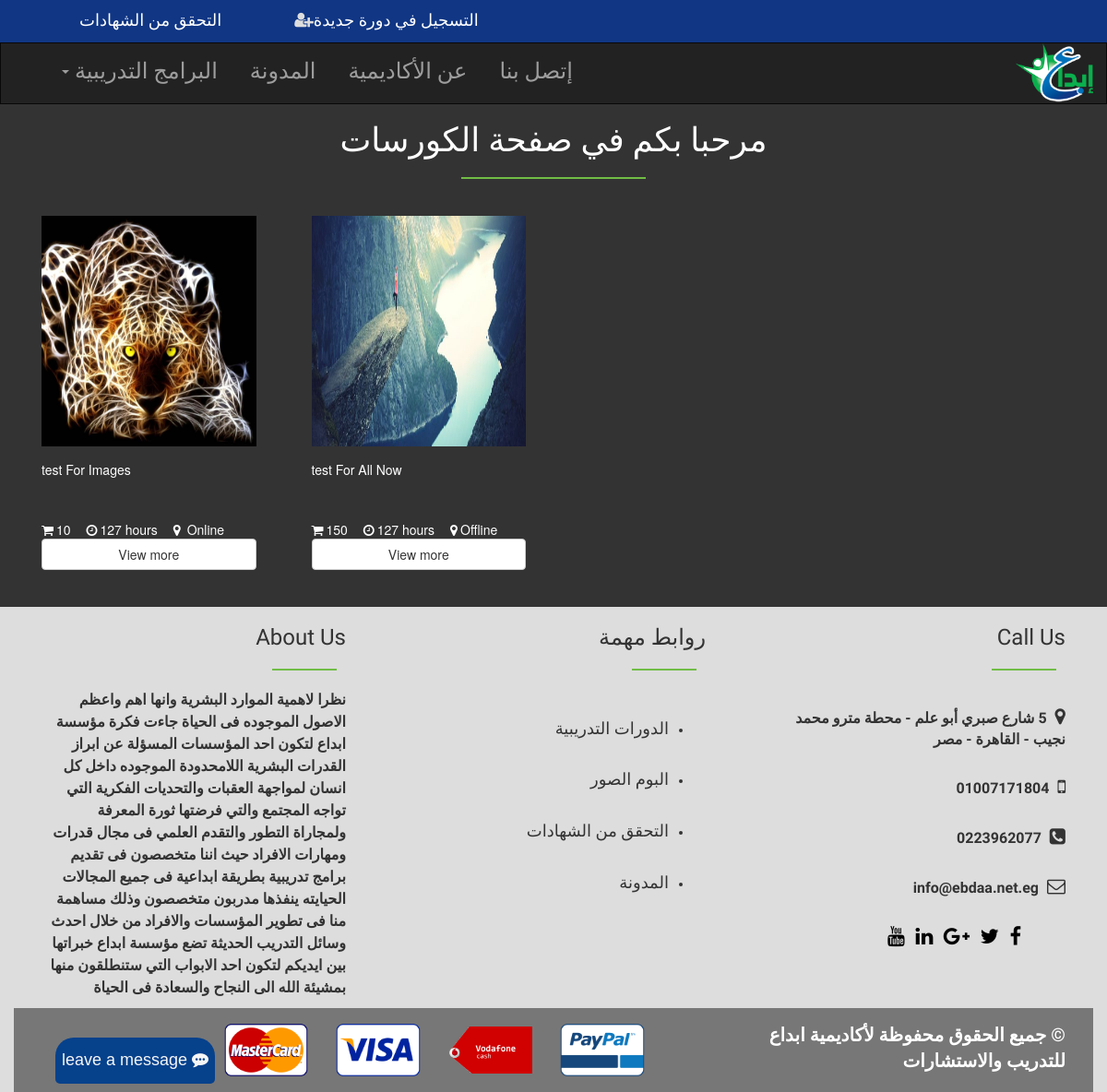
The page /hash.php on the database its author committed.
### tables this page shows
CREATE TABLE `courses` (
  `id` int(11) NOT NULL,
  `course_name` varchar(255) NOT NULL,
  `image` varchar(255) NOT NULL,
  `price` int(11) NOT NULL,
  `location` varchar(100) NOT NULL,
  `language` varchar(100) NOT NULL,
  `hours` int(11) NOT NULL,
  `intro` varchar(255) NOT NULL,
  `body_intro` text NOT NULL,
  `details` varchar(255) NOT NULL,
  `body_details` text NOT NULL,
  `certifications` varchar(100) NOT NULL,
  `certified` tinyint(1) NOT NULL,
  `lecturer` int(5) NOT NULL
);

### hash.php (the view, shortened to what this page needs)
<!DOCTYPE html>
<html>
<head>
	<link rel="stylesheet" href="https://maxcdn.bootstrapcdn.com/bootstrap/3.3.7/css/bootstrap.min.css">
	<link rel="stylesheet" href="https://cdnjs.cloudflare.com/ajax/libs/font-awesome/4.7.0/css/font-awesome.min.css">
	<link href="https://cdnjs.cloudflare.com/ajax/libs/slick-carousel/1.6.0/slick.min.css" rel="stylesheet" />
	<link href="https://cdnjs.cloudflare.com/ajax/libs/slick-carousel/1.6.0/slick-theme.min.css" rel="stylesheet" />
	<link href="dist/aos.css" rel="stylesheet">
	<link rel="stylesheet" href="owl/owl.carousel.css">
	<link rel="stylesheet" href="owl/owl.theme.css">
	<link rel="stylesheet" type="text/css" href="style.css">
</head>
<body>
	<section class="upper">
			<nav class="navbar">
				<div class="left col-lg-6 col-xs-12">
					<ul class="list-unstyled">
						<li><a href="certificate.php">التحقق من الشهادات</a></li>
						<li><a href="sign-up.php"><i class="fa fa-user-plus"></i>التسجيل في دورة جديدة </a></li>
					</ul>
				</div>
			</nav>
	</section>
	<section class="mainNav">
	<nav class="navbar navbar-inverse">
	  <div class="container">
	    <ul class="nav navbar-nav navbar-right">
	    	<li><a href="index.php" id="logo"><img src="images/logo.jpg" class="img img-responsive" style="height: 65px;"></a></li>
		</ul>
	    <div class="collapse navbar-collapse" id="app-nav">
	      <ul class="nav navbar-nav navbar-left">
	        <li class="dropdown">
	          <a href="#" class="dropdown-toggle" data-toggle="dropdown" role="button" aria-haspopup="true" aria-expanded="false">البرامج التدريبية <span class="caret"></span></a>
	            <?php
	            	include 'connect.php';
	            	$stmt2 = $con -> prepare("SELECT * FROM courses");
	            	$stmt2 -> execute();
	            	$rows = $stmt2 -> fetchAll();
	             ?>
	        </li>
	        <li><a href="http://localhost/wordpress/">المدونة</a></li>
	        <li><a href="about.php">عن الأكاديمية</a></li>
	        <li><a href="contact.php">إتصل بنا</a></li>
	      </ul>
	    </div>
	  </div>
	</nav>
	</section>
<section class="courses" style="margin-bottom: 0;">
<div class="container">
	<div class="row">
		<h1 class="text-center" style="color:#FFF;font-family:'Changa', sans-serif;">مرحبا بكم في صفحة الكورسات</h1><hr>
		<?php
			$stmt = $con -> prepare("SELECT * FROM courses");
			$stmt -> execute();
			$rows = $stmt -> fetchAll();
			foreach ($rows as $row ) {
			 ?>
			<div class="col-lg-3 col-md-4 col-xs-12" id="course">
				<div class="col-xs-12">
					<img src="Admin/courses/<?php echo $row['image'];?>" class="img img-responsive" style="height:250px;">
				</div>
				<div class="col-xs-12">
					<p><?php echo $row['course_name'] ?></p>
				</div>
				<div class="col-xs-12">
					<span><i class="fa fa-shopping-cart"></i><?php echo $row['price'] ?></span>
					<span><i class="fa fa-clock-o"></i><?php echo $row['hours'] ?> hours</span>
					<span><i class="fa fa-map-marker"></i><?php if ($row['location']== 1) {echo " Online" ;} else { echo "Offline";} ?></span>
				</div>
				<div class="col-xs-12">
					<?php
					echo "<a class='btn btn-default btn-block' href='courses/temp.php?course=".$row['course_name']."'>View more</a>";
					?>
				</div>
			</div>
			<?php } ?>
		</div>
	</div>
</section>
<section class="live">
	<div class="chat">
		<a href="#"><h4>leave a message <i class="fa fa-commenting"></i></h4></a>
	</div>
</section>
<footer>
	<div class="container">
		<div class="row">
			<div class="col-md-4 col-xs-12">
				<div class="col-xs-12" id="abou">
						<h3>About Us</h3><hr>
						<p>نظرا لاهمية الموارد البشرية وانها اهم واعظم الاصول الموجوده فى الحياة
جاءت فكرة مؤسسة ابداع لتكون احد المؤسسات المسؤلة عن ابراز القدرات البشرية اللامحدودة الموجوده داخل كل انسان
 لمواجهة العقبات والتحديات الفكرية التي تواجه المجتمع
والتي فرضتها ثورة المعرفة ولمجاراة التطور والتقدم العلمي فى مجال قدرات ومهارات الافراد
 حيث اننا متخصصون فى تقديم برامج تدريبية بطريقة ابداعية فى جميع المجالات الحيايته
 ينفذها مدربون متخصصون وذلك مساهمة منا فى تطوير المؤسسات والافراد
من خلال احدث وسائل التدريب الحديثة تضع مؤسسة ابداع
خبراتها بين ايديكم لتكون احد الابواب التي ستنطلقون منها بمشيئة الله الى النجاح والسعادة فى الحياة</p>
					</div>
			</div>
			<div class="col-md-4 col-xs-12">
				<div class="col-xs-12" id="import">
						<h3>روابط مهمة</h3><hr>
						<ul>
							<li><a href="hash.php">الدورات التدريبية</a></li>
							<li><a href="gallery.php">البوم الصور</a></li>
							<li><a href="certificate.php">التحقق من الشهادات</a></li>
							<li><a href="http://localhost/wordpress/">المدونة</a></li>
						</ul>
					</div>
			</div>
			<div class="col-md-4 col-xs-12">
				<div class="col-xs-12" id="call">
					<h3>Call Us</h3><hr>
					<p><i class="fa fa-map-marker"></i> 5 شارع صبري أبو علم - محطة مترو محمد نجيب - القاهرة - مصر</p>
					<p><i class="fa fa-mobile"></i> 01007171804</p>
					<p><i class="fa fa-phone-square"></i> 0223962077</p>
					<p><i class="fa fa-envelope-o"></i> info@ebdaa.net.eg</p>
					<ul class="list-unstyled" style="margin-top:25px;">
						<li><a href="https://www.facebook.com/cftcgroup/" target="_blank"><i class="fa fa-facebook"></i></a></li>
						<li><a href="https://twitter.com/ebdaa_eg" target="_blank"><i class="fa fa-twitter"></i></a></li>
						<li><a href="https://plus.google.com/112685390544569668499" target="_blank"><i class="fa fa-google-plus"></i></a></li>
						<li><a href="https://www.linkedin.com/in/%D9%85%D8%A4%D8%B3%D8%B3%D8%A9-%D8%A5%D8%A8%D8%AF%D8%A7%D8%B9-%D9%84%D9%84%D8%AA%D8%AF%D8%B1%D9%8A%D8%A8-%D9%88%D8%A7%D9%84%D8%A7%D8%B3%D8%AA%D8%B4%D8%A7%D8%B1%D8%A7%D8%AA-a02824148/?lipi=urn%3Ali%3Apage%3Ad_flagship3_feed%3BtHFR6hG4T6mkAu4%2FzGrxSw%3D%3D&licu=urn%3Ali%3Acontrol%3Ad_flagship3_feed-nav.settings_view_profile" target="_blank"><i class="fa fa-linkedin"></i></a></li>
						<li><a href="https://www.youtube.com/channel/UC5KKtWKUMtbsDqtYTuOmuAw" target="_blank"><i class="fa fa-youtube"></i></a></li>
					</ul>
				</div>
			</div>
			<div class="col-xs-12" id="under">
				<div class="col-xs-8" id="visa">
					<div class="col-md-2 col-xs-4 col-md-offset-3"><img src="images/master.ico" class="img img-responsive"></div>
					<div class="col-md-2 col-xs-4"><img src="images/visa.png" class="img img-responsive"></div>
					<div class="col-md-2 col-xs-4"><img src="images/vodafone.png" class="img img-responsive" style="margin-top: 20px;"></div>
					<div class="col-md-2 col-xs-4"><img src="images/paypal.png" class="img img-responsive"></div>
				</div>
				<div class="col-xs-4" id="copy"><span>© جميع الحقوق محفوظة لأكاديمية ابداع للتدريب والاستشارات</span></div>
			</div>
		</div>
	</div>
</footer>
</body>
</html>

### style.css (style rules this page uses)
html { margin:0; padding:0; }
.upper { background: #103684; }
.upper .navbar { min-height:0px; margin-bottom: 0px; }
.upper .navbar ul { padding-top: 8px; }
.upper ul>li { display: inline; margin-left:70px; font-size: 16px; }
.upper ul>li>a { text-decoration: none; color:#FFFFFF; font-family: 'Harmattan', sans-serif; font-size: 18px; }
.upper .left i { color:#ddd; margin-left:5px; }
.mainNav .navbar { border-radius: 0px; margin-bottom: 0px; }
.mainNav .navbar-nav li { font-size: 18px; direction: rtl; }
.mainNav .navbar-nav li>a { padding-top: 20px; padding-left: 20px; font-family: 'Harmattan', sans-serif; font-size: 24px; }
.mainNav .navbar-nav li>#logo { padding:0; margin:0; }
.courses { background: #333; margin-bottom: 50px; }
.courses hr { height: 2px; background: #71bd46; position: relative; border: 0; width: 200px; margin-bottom:40px; }
.courses #course { margin-bottom: 40px; }
.courses #course p { margin:15px 0; color:#FFF; height: 50px; }
.courses #course span { margin-right:13px; color:#FFF; }
.courses #course span>i { margin-right:3px; }
.live .chat a { position: fixed; z-index: 999; top: 95%; left: 5%; text-decoration: none; background: #06418C; color:#F6F6F6; padding: 5px 7px; border-radius: 20px 20px 5px 5px; font-family: 'PT Sans', sans-serif; }
footer { background: #ddd; direction: rtl; font-family: 'El Messiri', sans-serif; }
footer hr { height: 2px; background: #71bd46; margin-left:250px; border: 0; width: 70px; }
footer h3 { color:#333; }
footer #call p { font-size: 16px; font-weight: bold; padding-top: 20px; font-family: 'Mada', sans-serif; }
footer #call p>i { margin-left:5px; font-size: 20px; }
footer #import ul>li>a { text-decoration: none; font-size: 18px; color:#333; font-family: 'Mada', sans-serif; }
footer #call ul>li { display:inline-block; }
footer #call>ul>li>a { color:#000; font-size:22px; margin-right:8px; }
footer #import ul>li { padding-top:30px; }
footer #abou p { font-size: 16px; font-weight: 700; line-height: 1.5em; font-family: 'Mada', sans-serif; }
footer #under { background: #777; }
footer #copy { font-size:20px; font-weight: bold; padding:15px; color:#FFF; }

### rows shown on the page
courses: image (picture), course_name "test For Images", price "10", hours "127", location "Online"
courses: image (picture), course_name "test For All Now", price "150", hours "127", location "Offline"
